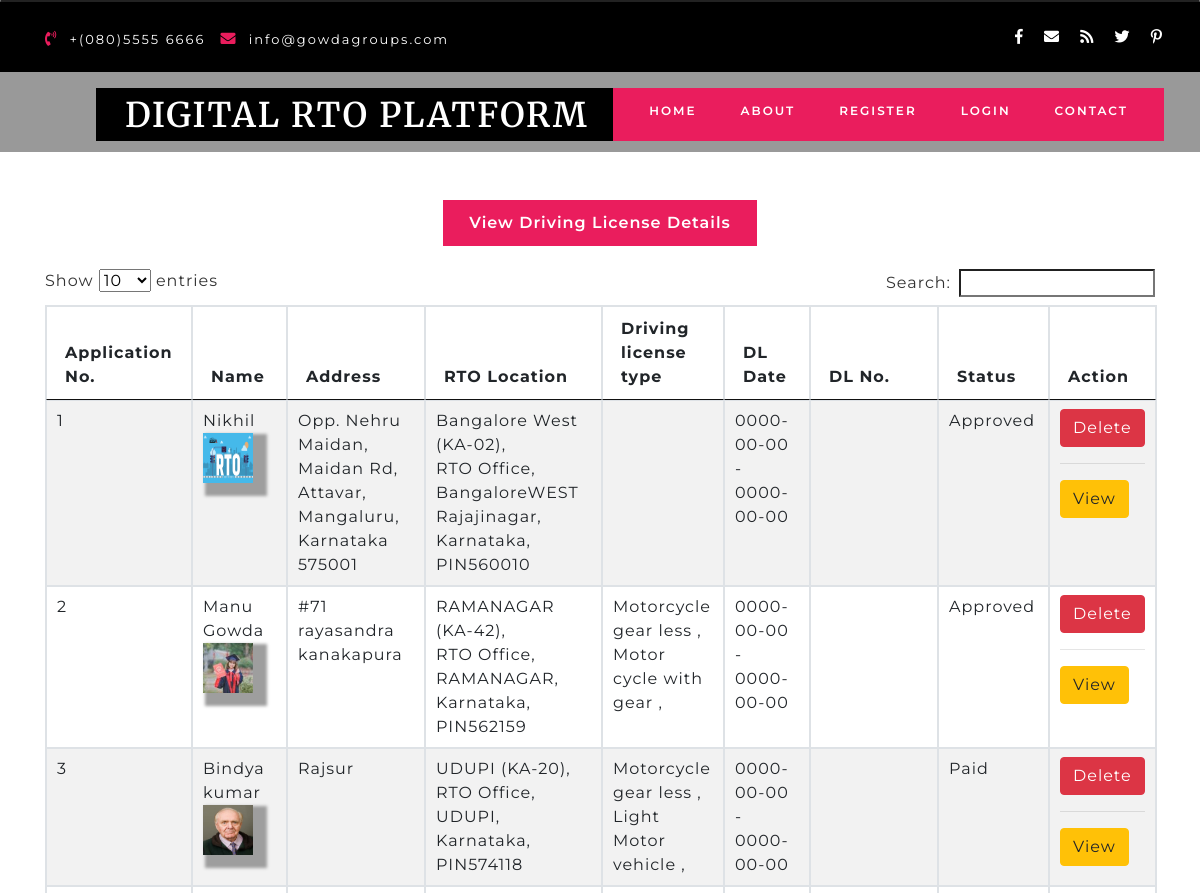
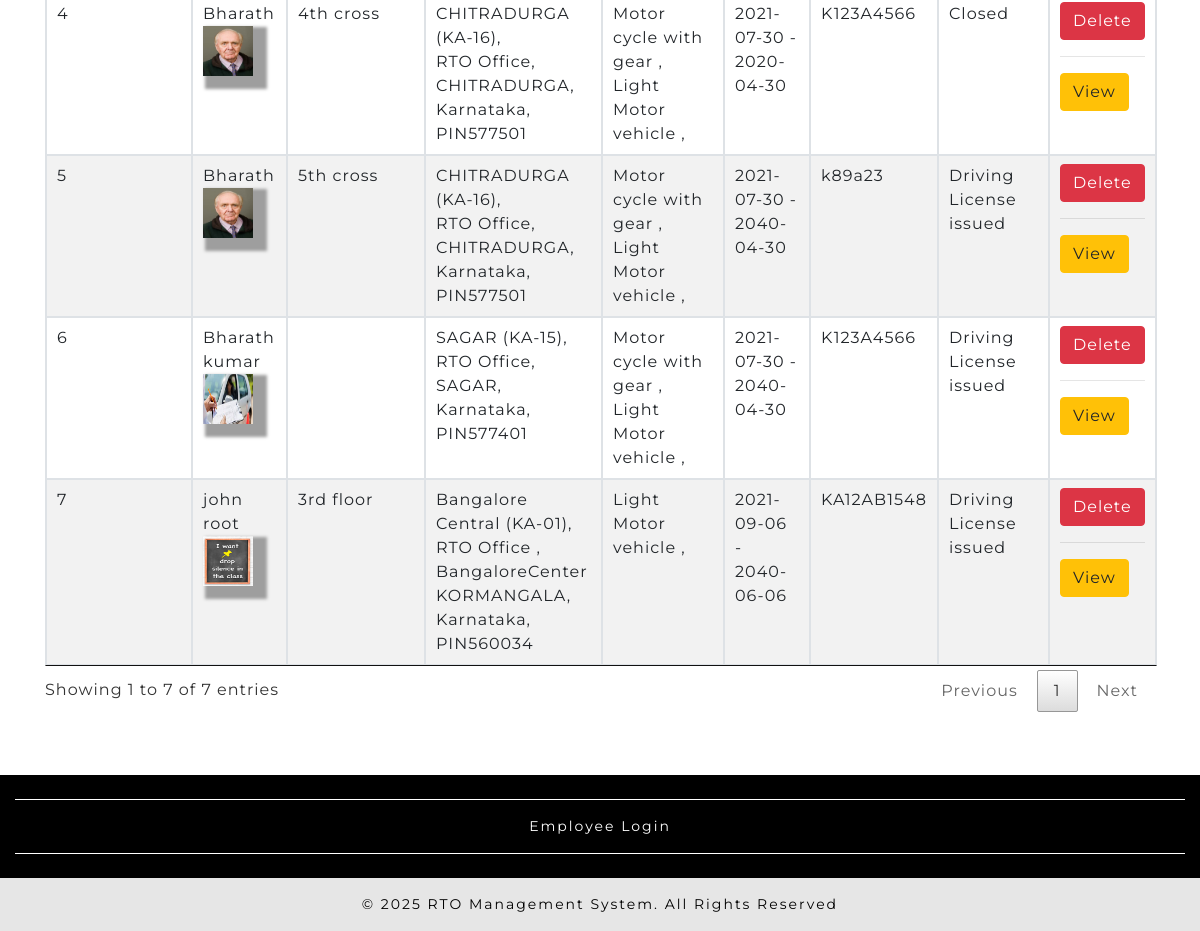
The page /DIGITALRTOPLATFORM/drivinglicense.php on the database its author committed (2 pictures, top to bottom).
### tables this page shows
CREATE TABLE `drivinglicense` (
  `drivinglicenseid` int(10) NOT NULL,
  `enrollerid` int(10) NOT NULL,
  `llrid` int(10) NOT NULL,
  `dltype` varchar(50) NOT NULL,
  `stateid` int(10) NOT NULL,
  `cityid` int(10) NOT NULL,
  `vehicletypeid` varchar(50) NOT NULL,
  `photo` varchar(100) NOT NULL,
  `name` varchar(50) NOT NULL,
  `swdof` varchar(50) NOT NULL,
  `paddr` text NOT NULL,
  `taddr` text NOT NULL,
  `paddrduration` varchar(50) NOT NULL,
  `dob` date NOT NULL,
  `birthplace` varchar(25) NOT NULL,
  `qualification` varchar(50) NOT NULL,
  `identificationmarks` varchar(50) NOT NULL,
  `bloodgroup` varchar(10) NOT NULL,
  `previousdl` varchar(50) NOT NULL,
  `applicationdate` date NOT NULL,
  `testdate` date NOT NULL,
  `startdate` date NOT NULL,
  `enddate` date NOT NULL,
  `dlno` varchar(25) NOT NULL,
  `document` varchar(100) NOT NULL,
  `note` text NOT NULL,
  `status` varchar(25) NOT NULL
);

CREATE TABLE `branch` (
  `branchid` int(10) NOT NULL,
  `branchname` varchar(25) NOT NULL,
  `branchaddress` text NOT NULL,
  `cityid` int(10) NOT NULL,
  `pin` varchar(10) NOT NULL,
  `stateid` int(10) NOT NULL,
  `status` varchar(10) NOT NULL
);

CREATE TABLE `city` (
  `cityid` int(10) NOT NULL,
  `city` varchar(50) NOT NULL,
  `stateid` int(10) NOT NULL,
  `citycode` varchar(10) NOT NULL,
  `discription` text NOT NULL,
  `status` varchar(10) NOT NULL
);

CREATE TABLE `state` (
  `stateid` int(10) NOT NULL,
  `state` varchar(50) NOT NULL,
  `statecode` varchar(10) NOT NULL,
  `discription` text NOT NULL,
  `status` varchar(10) NOT NULL
);

CREATE TABLE `vehicletype` (
  `vehicletypeid` int(10) NOT NULL,
  `vehicletype` varchar(25) NOT NULL,
  `description` text NOT NULL,
  `llrcost` float(100,2) NOT NULL,
  `dlcost` double(100,2) NOT NULL,
  `vehicleregcost` double(100,2) NOT NULL,
  `addresschangecost` double(100,2) NOT NULL,
  `dlrenewalcost` double(100,2) NOT NULL,
  `status` varchar(10) NOT NULL
);

### DIGITALRTOPLATFORM/drivinglicense.php (the view, shortened to what this page needs)
<?php
include("header.php");
?>
      <div class="slider">
        <div class="callbacks_container">
          <ul class="rslides" id="slider4">
            <li style="background-color:black;height:150px;">
            </li>
			</ul>
        </div>
      </div>
    </div>
	<section class="about" id="about">
      <div class="container py-lg-5 py-md-5 py-sm-4 py-3">
        <div id="horizontalTab">
          <ul class="resp-tabs-list justify-content-center">
            <li data-blast="bgColor">View Driving License Details</li>
          </ul>
          <div class="resp-tabs-container">
			<div class="tab2">
              <div class="row mt-lg-4 mt-3">
                <div class="col-md-12 about-txt-img">
	 <table border="1" id="myTable"  class="table table-striped table-bordered">
		<thead>
<tr>
	<th>Application No.</th>
	<th>Name</th>
	<th>Address</th>
	<th>RTO Location</th>
	<th>Driving license type</th>
	<th>DL Date</th>
	<th>DL No.</th>
	<th>Status</th>
	<th>Action</th>
</tr>
		</thead>
		<tbody>
			<?php
					$sql = "SELECT drivinglicense.*,city.*,state.* FROM drivinglicense LEFT JOIN state ON drivinglicense.stateid=state.stateid LEFT JOIN city ON drivinglicense.cityid=city.cityid order by drivinglicense.drivinglicenseid DESC";
					$qsql= mysqli_query($con,$sql);
					while($rs = mysqli_fetch_array($qsql))
					{
	$sqlbranch= "SELECT * FROM branch WHERE stateid='$rs[stateid]' AND cityid='$rs[cityid]'";
	$qsqlbranch = mysqli_query($con,$sqlbranch);
	$rsbranch = mysqli_fetch_array($qsqlbranch);
echo "<tr>
	<td>$rs[0]</td>
	<td>$rs[name]<br>
	<img src='dlphoto/$rs[photo]' style='width:50px;height:50px;'></td>
	<td>$rs[paddr]</td>
	<td>";
	echo $rsbranch['branchname'] . ",<br>" . $rsbranch['branchaddress']. ",<br>" . $rs['city'] . ",<br>" . $rs['state'] . ",<br>PIN" . $rsbranch['pin'];
	echo "</td>
	<td>";
	$arrvehicletypes = unserialize($rs['vehicletypeid']);
	foreach($arrvehicletypes as $vtype)
	{
		$sqlvehicletype = "SELECT * FROM vehicletype WHERE vehicletypeid='$vtype'";
		$qsqlvehicletype = mysqli_query($con,$sqlvehicletype);
		$rsvehicletype = mysqli_fetch_array($qsqlvehicletype);
		echo $rsvehicletype['vehicletype'].",<br>";
	}
	echo "</td>
	<td>$rs[startdate] - $rs[enddate]</td>
	<td>$rs[dlno]</td>
	<td>$rs[26]</td>
	<td>
	<a href='drivinglicense.php?delid=$rs[0]'  class='btn btn-danger'
		onclick='return confirmdel()'>Delete</a><hr>
	<a href='dlview.php?insid=$rs[0]'  class='btn btn-warning' >View</a>
				</td>
</tr>";
					}
					?>
					</tbody>
				  </table>
                </div>
				</div>
            </div>
                </div>
              </div>
            </div>
    </section>
<?php
include("footer.php");
?>

### DIGITALRTOPLATFORM/css/style.css (style rules this page uses)
html, body { padding: 0; margin: 0; background: #fff; letter-spacing: 1px; font-family: 'Montserrat', sans-serif; }
body a { outline: none; transition: 0.5s all; -webkit-transition: 0.5s all; -moz-transition: 0.5s all; -o-transition: 0.5s all; -ms-transition: 0.5s all; text-decoration: none; }
ul { margin: 0; padding: 0; list-style-type: none; }
.rslides { position: relative; list-style: none; overflow: hidden; width: 100%; padding: 0; margin: 0; }
.rslides li { -webkit-backface-visibility: hidden; position: absolute; display: none; width: 100%; left: 0; top: 0; }
.rslides li:first-child { position: relative; display: block; float: left; }
.rslides { margin: 0 auto 40px; }
a { color: #fff; text-decoration: none; }
.callbacks_container { position: relative; float: left; width: 100%; }
.callbacks { position: relative; list-style: none; overflow: hidden; width: 100%; padding: 0; margin: 0; }
.callbacks li { position: absolute; width: 100%; left: 0; top: 0; }
.about-txt-img img { box-shadow:8px 7px 3px 6px #9e9e9e; border-radius: 0px; }
ul.resp-tabs-list { text-align: center; }
.resp-tabs-list li { font-weight: 600; font-size: 16px; display: inline-block; padding: 13px 30px; margin: 0; list-style: none; background: #000; cursor: pointer; color: #fff; }
.resp-tabs-container { padding: 0px; background-color: #fff; clear: left; }
.resp-tab-content { display: none; padding:0px 0px 15px; }
.resp-tab-active { border: 1px solid #c1c1c1; border-bottom: none; margin-bottom: -1px !important; }
.resp-tab-active { border: none; background-color: #ea1d5d !important; color: #000; }
.resp-tab-content { border:none; }
.resp-tab-content-active { display: block; }
@media (max-width:1440px) { .resp-tabs-list li { padding: 11px 26px; } }

### rows shown on the page
drivinglicense: drivinglicenseid "7", name "john root", photo (picture), paddr "3rd floor", branch.branchname "Bangalore Central (KA-01)", branch.branchaddress "RTO Office", cityid.city "BangaloreCenter KORMANGALA", stateid.state "Karnataka", branch.pin "560034", startdate "2021-09-06", enddate "2040-06-06", dlno "KA12AB1548", status "Driving License issued"
vehicletype: vehicletype "Light Motor vehicle"
drivinglicense: drivinglicenseid "6", name "Bharath kumar", photo (picture), branch.branchname "SAGAR (KA-15)", branch.branchaddress "RTO Office", cityid.city "SAGAR", stateid.state "Karnataka", branch.pin "577401", startdate "2021-07-30", enddate "2040-04-30", dlno "K123A4566", status "Driving License issued"
vehicletype: vehicletype "Motor cycle with gear"
drivinglicense: drivinglicenseid "5", name "Bharath", photo (picture), paddr "5th cross", branch.branchname "CHITRADURGA (KA-16)", branch.branchaddress "RTO Office", cityid.city "CHITRADURGA", stateid.state "Karnataka", branch.pin "577501", startdate "2021-07-30", enddate "2040-04-30", dlno "k89a23", status "Driving License issued"
drivinglicense: drivinglicenseid "4", name "Bharath", photo (picture), paddr "4th cross", branch.branchname "CHITRADURGA (KA-16)", branch.branchaddress "RTO Office", cityid.city "CHITRADURGA", stateid.state "Karnataka", branch.pin "577501", startdate "2021-07-30", enddate "2020-04-30", dlno "K123A4566", status "Closed"
drivinglicense: drivinglicenseid "3", name "Bindya kumar", photo (picture), paddr "Rajsur", branch.branchname "UDUPI (KA-20)", branch.branchaddress "RTO Office", cityid.city "UDUPI", stateid.state "Karnataka", branch.pin "574118", startdate "0000-00-00", enddate "0000-00-00", status "Paid"
vehicletype: vehicletype "Motorcycle gear less"
drivinglicense: drivinglicenseid "2", name "Manu Gowda", photo (picture), paddr "#71 rayasandra kanakapura", branch.branchname "RAMANAGAR (KA-42)", branch.branchaddress "RTO Office", cityid.city "RAMANAGAR", stateid.state "Karnataka", branch.pin "562159", startdate "0000-00-00", enddate "0000-00-00", status "Approved"
drivinglicense: drivinglicenseid "1", name "Nikhil", photo (picture), paddr "Opp. Nehru Maidan, Maidan Rd, Attavar, Mangaluru, Karnataka 575001", branch.branchname "Bangalore West (KA-02)", branch.branchaddress "RTO Office", cityid.city "BangaloreWEST Rajajinagar", stateid.state "Karnataka", branch.pin "560010", startdate "0000-00-00", enddate "0000-00-00", status "Approved"
